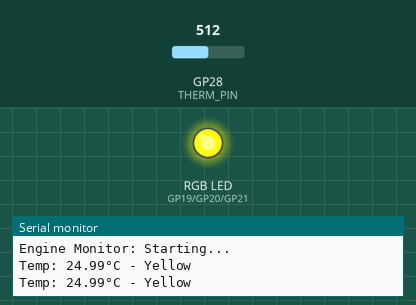
Recording of a program running on a simulated Raspberry Pi Pico W. On the bench: an RGB LED mixed from three pins (HIGH = lit), the last lines printed to the serial monitor. The inputs (shaded band) are chosen by the test bench; at power-on: GP28 (THERM_PIN) = 512 (analog values on the 0–1023 scale).

Above: at 1.2 s.
1.3 s: GP28 (THERM_PIN) set to 542
At 2.5 s:
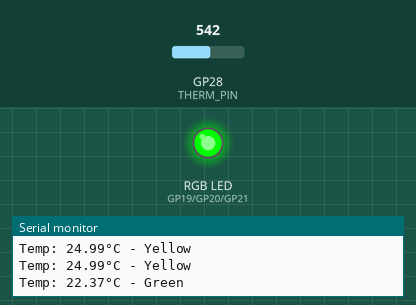
3.5 s: GP28 (THERM_PIN) set to 716
At 5.2 s:
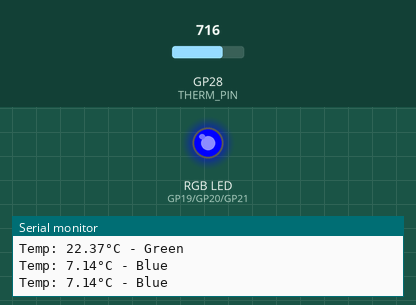
5.5 s: GP28 (THERM_PIN) set to 306
At 6.8 s:
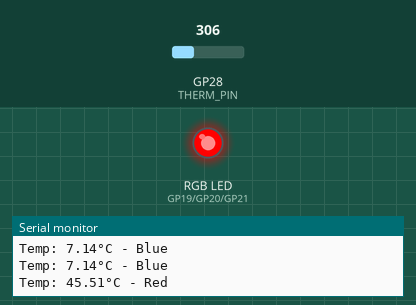
7.5 s: GP28 (THERM_PIN) set to 468
9.2 s: GP28 (THERM_PIN) set to 487
At 11.1 s:
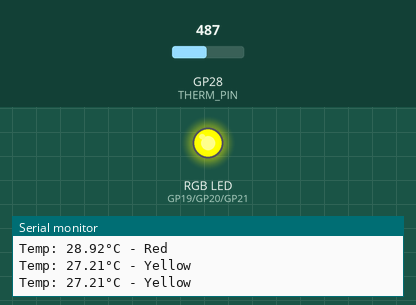
11.5 s: GP28 (THERM_PIN) set to 288
At 12.6 s:
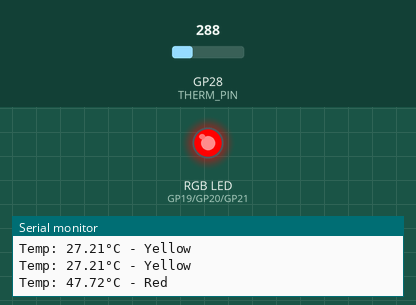
Timing chart, 0 to 14.5 s (numbered marks = the images above; inputs shaded):
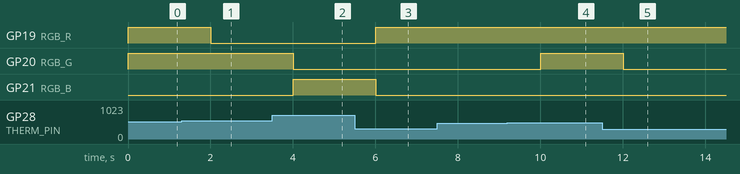

Measured:
- the behaviour switches between 523 and 524 on GP28 (THERM_PIN) (found by bisection; images 0 and 1)
- the behaviour switches between 478 and 479 on GP28 (THERM_PIN) (found by bisection; images 3 and 4)
- after the input at 1.3 s, GP19 (RGB_R): HIGH → LOW after 0.70 s
- after the input at 3.5 s, GP20 (RGB_G): HIGH → LOW after 0.50 s; GP21 (RGB_B): LOW → HIGH after 0.50 s
- after the input at 5.5 s, GP19 (RGB_R): LOW → HIGH after 0.50 s; GP21 (RGB_B): HIGH → LOW after 0.50 s
- after the input at 9.2 s, GP20 (RGB_G): LOW → HIGH after 0.80 s
- after the input at 11.5 s, GP20 (RGB_G): HIGH → LOW after 0.51 s

The program:

main.cpp
```cpp
#include <Arduino.h>
#include <Wire.h>
#include <SPI.h>
#include <math.h>

#define RGB_R 19
#define RGB_G 20
#define RGB_B 21
#define THERM_PIN A2

const float BETA       = 3950.0;
const float R_FIXED    = 10000.0;
const float NOMINAL_R  = 10000.0;
const float NOMINAL_T  = 298.15;

float readThermistorTemp() {
  int adcVal = analogRead(THERM_PIN);

  // Guard against open/short circuit
  if (adcVal == 0 || adcVal == 4095) {
    Serial.println("ERROR: Thermistor read out of range");
    return -999;
  }

  float resistance = R_FIXED * adcVal / (4095.0 - adcVal);
  float tempK = 1.0 / (1.0 / NOMINAL_T + (1.0 / BETA) * log(resistance / NOMINAL_R));
  return tempK - 273.15;
}

void setRGB(int red, int green, int blue) {
  analogWrite(RGB_R, red);
  analogWrite(RGB_G, green);
  analogWrite(RGB_B, blue);
}

void setup() {
  Serial.begin(115200);
  Serial.println("Engine Monitor: Starting...");
  analogReadResolution(12);
  analogWriteRange(255);
  pinMode(THERM_PIN, INPUT);
  pinMode(RGB_R, OUTPUT);
  pinMode(RGB_G, OUTPUT);
  pinMode(RGB_B, OUTPUT);
}

void loop() {
  int temperature = analogRead(THERM_PIN);

  // Ensure temperature is valid
  float temp = readThermistorTemp();
  if (temp != -999) {
    Serial.print("Temp: ");
    Serial.print(temp);
    Serial.print("°C");

    // set tempreature to BLUE if between 0 and 22 degrees C
    if (temp >= 0 && temp <= 21.99){
        setRGB(0, 0, 255);
        Serial.print(" - ");
        Serial.println("Blue");
      }
      // set tempreature to GREEN if between 22 and 24 degrees C
      else if (temp >= 22 && temp <= 23.99){
        setRGB(0, 255, 0);
        Serial.print(" - ");
        Serial.println("Green");
      }
      // set tempreature to GREEN if between 24 and 28 degrees C
      else if (temp >= 24 && temp <= 27.99){
        setRGB(255, 255, 0);
        Serial.print(" - ");
        Serial.println("Yellow");
      }
      // set tempreature to RED if over 28 degrees C
      else if (temp >= 28){
        setRGB(255, 0, 0);
        Serial.print(" - ");
        Serial.println("Red");
      }
  }

  delay(1000);
}
```
